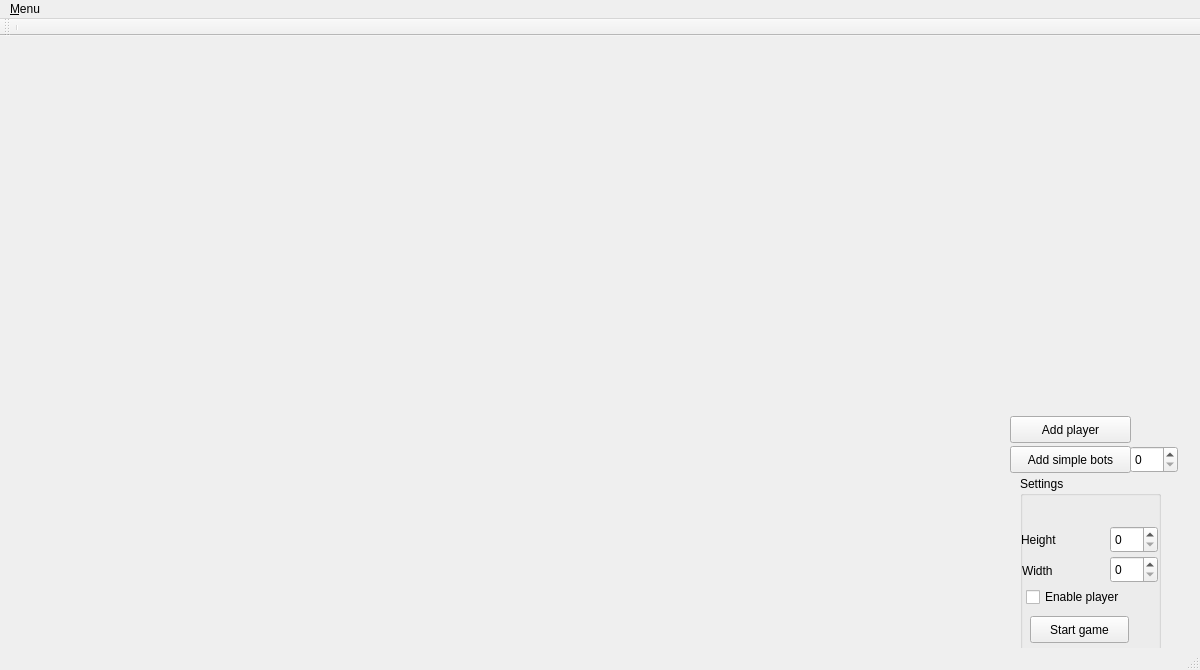
<?xml version="1.0" encoding="UTF-8"?>
<ui version="4.0">
 <class>Game</class>
 <widget class="QMainWindow" name="Game">
  <property name="geometry">
   <rect>
    <x>0</x>
    <y>0</y>
    <width>1200</width>
    <height>670</height>
   </rect>
  </property>
  <property name="windowTitle">
   <string>Game</string>
  </property>
  <widget class="QWidget" name="centralWidget">
   <widget class="QGroupBox" name="SettingsBox">
    <property name="geometry">
     <rect>
      <x>1020</x>
      <y>440</y>
      <width>141</width>
      <height>191</height>
     </rect>
    </property>
    <property name="title">
     <string>Settings</string>
    </property>
    <widget class="QSpinBox" name="WidthBox">
     <property name="geometry">
      <rect>
       <x>90</x>
       <y>50</y>
       <width>48</width>
       <height>27</height>
      </rect>
     </property>
    </widget>
    <widget class="QLabel" name="HeigthLabel">
     <property name="geometry">
      <rect>
       <x>1</x>
       <y>55</y>
       <width>67</width>
       <height>17</height>
      </rect>
     </property>
     <property name="text">
      <string>Height</string>
     </property>
    </widget>
    <widget class="QLabel" name="WidthLabel">
     <property name="geometry">
      <rect>
       <x>2</x>
       <y>86</y>
       <width>67</width>
       <height>17</height>
      </rect>
     </property>
     <property name="text">
      <string>Width</string>
     </property>
    </widget>
    <widget class="QSpinBox" name="HeigthBox">
     <property name="geometry">
      <rect>
       <x>90</x>
       <y>80</y>
       <width>48</width>
       <height>27</height>
      </rect>
     </property>
    </widget>
    <widget class="QCheckBox" name="EnablePlayer">
     <property name="geometry">
      <rect>
       <x>6</x>
       <y>110</y>
       <width>121</width>
       <height>22</height>
      </rect>
     </property>
     <property name="text">
      <string>Enable player</string>
     </property>
    </widget>
    <widget class="QPushButton" name="StartGame">
     <property name="geometry">
      <rect>
       <x>10</x>
       <y>140</y>
       <width>99</width>
       <height>27</height>
      </rect>
     </property>
     <property name="text">
      <string>Start game</string>
     </property>
    </widget>
   </widget>
   <widget class="QPushButton" name="AddSimpleBots">
    <property name="geometry">
     <rect>
      <x>1010</x>
      <y>410</y>
      <width>121</width>
      <height>27</height>
     </rect>
    </property>
    <property name="text">
     <string>Add simple bots</string>
    </property>
   </widget>
   <widget class="QSpinBox" name="SimpleBotsCount">
    <property name="geometry">
     <rect>
      <x>1130</x>
      <y>410</y>
      <width>48</width>
      <height>27</height>
     </rect>
    </property>
   </widget>
   <widget class="QPushButton" name="AddPlayer">
    <property name="geometry">
     <rect>
      <x>1010</x>
      <y>380</y>
      <width>121</width>
      <height>27</height>
     </rect>
    </property>
    <property name="text">
     <string>Add player</string>
    </property>
   </widget>
  </widget>
  <widget class="QMenuBar" name="menuBar">
   <property name="geometry">
    <rect>
     <x>0</x>
     <y>0</y>
     <width>1200</width>
     <height>21</height>
    </rect>
   </property>
   <widget class="QMenu" name="menuMunu">
    <property name="title">
     <string>&amp;Menu</string>
    </property>
    <addaction name="actionRestart"/>
   </widget>
   <addaction name="menuMunu"/>
  </widget>
  <widget class="QToolBar" name="mainToolBar">
   <attribute name="toolBarArea">
    <enum>TopToolBarArea</enum>
   </attribute>
   <attribute name="toolBarBreak">
    <bool>false</bool>
   </attribute>
   <addaction name="separator"/>
  </widget>
  <widget class="QStatusBar" name="statusBar"/>
  <action name="actionRestart">
   <property name="text">
    <string>&amp;Restart</string>
   </property>
  </action>
 </widget>
 <layoutdefault spacing="6" margin="11"/>
 <resources/>
 <connections/>
</ui>
